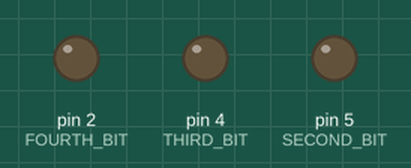
Recording of a sketch running on a simulated Arduino Uno, built with avr-gcc and run on an emulated ATmega328P. Parts: output pins drawn as LEDs (lit = HIGH). Pins used as bus, display or sensor lines are not drawn.

Above: at 0.5 s.
At 2.5 s:
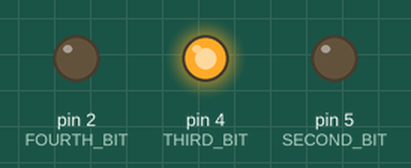
At 3.5 s:
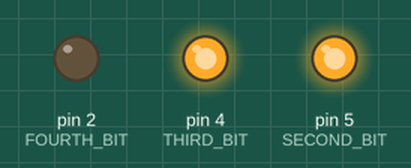
At 4.5 s:
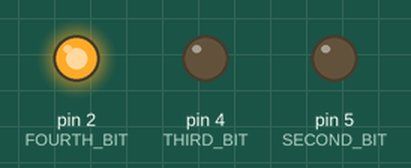
At 6.5 s:
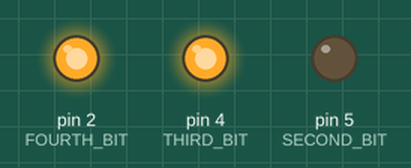
At 9.5 s:
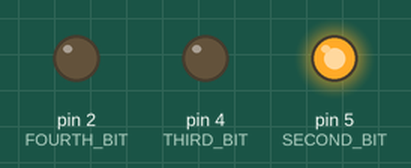
Timing chart, 0 to 10.4 s (numbered marks = the images above):
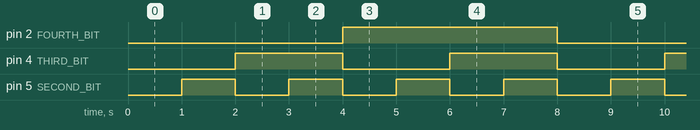

The sketch:

binary_counter.ino
```cpp
constexpr int FOURTH_BIT = 2;
constexpr int THIRD_BIT = 4;
constexpr int SECOND_BIT = 5;
constexpr int FIRST_BIT = 18;

constexpr int leds[] = {
    FIRST_BIT,
    SECOND_BIT,
    THIRD_BIT,
    FOURTH_BIT
};

constexpr int NUM_BITS = 4;
int counter = 0;
unsigned long lastChange = 0;

void setup() {
  pinMode(FOURTH_BIT, OUTPUT);
  pinMode(THIRD_BIT, OUTPUT);
  pinMode(SECOND_BIT, OUTPUT);
  pinMode(FIRST_BIT, OUTPUT);
}

void loop() {
    if(millis() - lastChange >= 500){

      counter = (counter + 1) % (1 << NUM_BITS);

      for (int i = 0; i < NUM_BITS; i++) {
          digitalWrite(leds[i],counter & (1 << i) ? HIGH : LOW );
      }

      lastChange = millis();
    }

}
```

Measured:
- by itself, pin 2 (FOURTH_BIT): alternates HIGH for 4.0 s and LOW for 4.0 s
- by itself, pin 4 (THIRD_BIT): alternates HIGH for 2.0 s and LOW for 2.0 s
- by itself, pin 5 (SECOND_BIT): alternates HIGH for 1.0 s and LOW for 1.0 s
